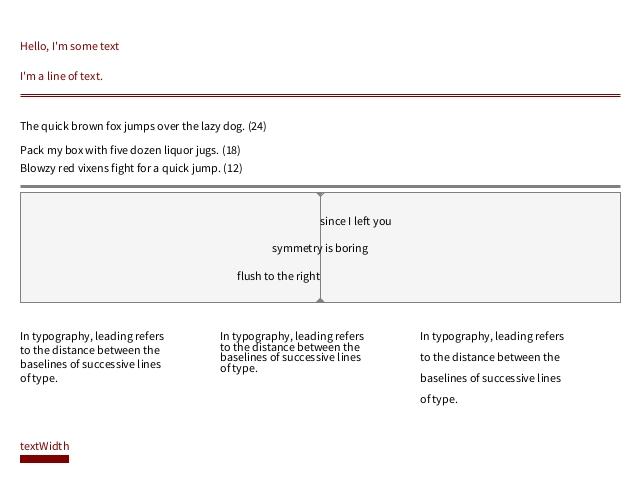
Frame 1 (no input)
Frame 60 (the mouse pressed at the canvas centre just before this capture): identical to frame 1, image omitted
Frame 120 (the mouse held since frame 60 and released just before this capture): identical to frame 1, image omitted

The Processing sketch that drew this single still picture (run headless with seeded random() and noise(); from frame 60 on, the mouse is pressed at the canvas centre):

// Processing sketch: drawing_text
// ── drawing_text.pde


void setup()
{
    size( 640, 480 );
    smooth();
    


    strokeCap( SQUARE );
}

void draw()
{
    background( 255 );
    fill( 128, 0, 0 );
    textAlign( LEFT );
    text( "Hello, I'm some text", 20, 50 );
    
    text("I'm a line of text.", 20, 80);
    
    stroke( 128, 0, 0 );
    strokeWeight( 1 );
    line( 20, 94, 620, 94 );
    line( 20, 96, 620, 96 );
    
    fill( 0 );
    text( "The quick brown fox jumps over the lazy dog. (24)", 20, 130 );
    text( "Pack my box with five dozen liquor jugs. (18)", 20, 154 );
    text( "Blowzy red vixens fight for a quick jump. (12)", 20, 172 );

    stroke( 128 );
    strokeWeight( 3 );
    line( 20, 186, 620, 186 );

    fill( 245 );
    stroke( 128 );
    strokeWeight( 1 );
    rect( 20, 192, 600, 110 );
    
    stroke( 128 );
    line( width/2, 192, width/2, 298 );
    
    fill( 128 );
    stroke( 128 );
    triangle( width/2-4, 192, width/2+4, 192, width/2, 196 );
    triangle( width/2-4, 302, width/2+4, 302, width/2, 298 );

    fill( 0 );
    textAlign( LEFT );
    text( "since I left you", width/2, 225 );
    textAlign( CENTER );
    text( "symmetry is boring", width/2, 252 );
    textAlign( RIGHT );
    text( "flush to the right", width/2, 280 );
    
    // text over multiple lines with different leadings
    textAlign( LEFT );
    String multiline = "In typography, leading refers\n";
    multiline += "to the distance between the\n";
    multiline += "baselines of successive lines\n";
    multiline += "of type.";

    // comes from the Processing source code
    float standardLeading = ( textAscent() + textDescent() ) * 1.275f;
    
    textLeading( standardLeading );
    text( multiline, 20, 340 );
    textLeading( standardLeading * 0.75 );
    text( multiline, 220, 340 );
    textLeading( standardLeading * 1.5 );
    text( multiline, 420, 340 );


    String s = "textWidth";
    float w = textWidth( s );
    fill( 128, 0, 0 );
    text( s, 20, 450 );
    noStroke();
    rect( 20, 455, w, 8 );

}
